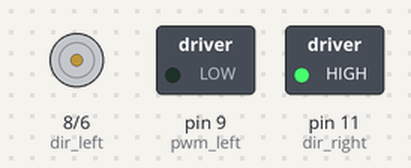
The sketch below on a simulated Arduino Uno, built with avr-gcc and run on an emulated ATmega328P. On the bench: direction and speed pins drawn as motors (green arrow = direction pin HIGH = forward, orange = LOW = backward, longer = more drive), switched loads named in the sketch (green lamp = pin HIGH).

Above: at 2.5 s.
At 7.5 s:
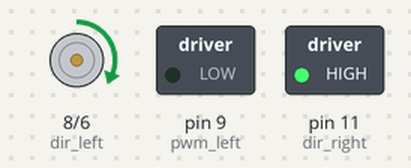
At 12.5 s:
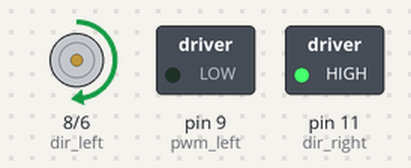
At 22.5 s:
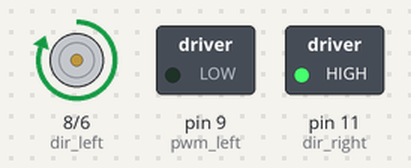
Timing chart, 0 to 28.8 s (numbered marks = the images above):
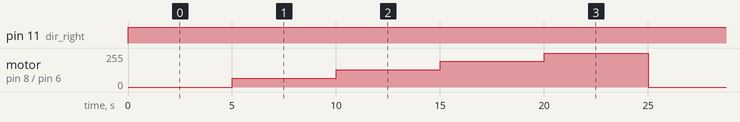

The sketch:

testeShields.ino
```cpp
/*
  Teste shields de motor VSSS

  Verifica se um shield apresenta o funcionamento correto:
    - Através de dois vetores obtem-se o sentido e o valor pwm para as rodas
      -> Sentido D (direita) ou E (esquerda)
      -> Valor de 0 a 255 (verificar com o voltímetro se a tensão nos terminais equivale ao pwm)
    - Verificar qual o sentido em relação a qual pino fica em HIGH (Xle e Xri)
*/


#define pwm_left 9          //definindo pinos para ajustar a velocidade do motor
#define pwm_right 6

#define dir_left 8          //pino que define o sentido do motor esquerdo
#define dir_right 11        //pino que define o sentido do motor direito

/*
dir_left  ->  Frente = HIGH   Trás = LOW
dir_right ->  Frente = LOW    Trás = HIGH
*/

int values[] = {0, 64, 128, 192, 255};

void setup() {
  Serial.begin(4800);
  pinMode(dir_right, OUTPUT);       //configurando o pino 'dir_right' como  saida
  pinMode(pwm_right, OUTPUT);       //configurando o pino 'pwm_right' como saída
  pinMode(dir_left, OUTPUT);        //configurando o pino 'dir_left' como saída
  pinMode(pwm_left, OUTPUT);        //configurando o pino 'pwm_left' como saída
  digitalWrite(dir_right, LOW);     //Inicializa o pino 'dir_right' como low
  digitalWrite(dir_left, HIGH);     //Inicializa o pino 'dir_left' como high
}

void loop() {
  //char cmd = 'D';
  char cmd = 'E';
  for(int j=0; j<=4; j++){
      int value = values[j];
      switch (cmd)
      {
        /*case 'T': // Comando para andar para tras
          {
            digitalWrite(dir_right, LOW);
            digitalWrite(dir_left, HIGH);
            analogWrite(pwm_right, value);
            analogWrite(pwm_left, value);
            delay(100);
            break;
          }
        case 'F': // Comando para andar para frente
          {
            digitalWrite(dir_right, HIGH);
            digitalWrite(dir_left, LOW);
            analogWrite(pwm_right, value);
            analogWrite(pwm_left, value);
            delay(100);
            break;
          }*/
        case 'E': // Comando para andar para esquerda
          {
            digitalWrite(dir_right, HIGH);
            digitalWrite(dir_left, HIGH);
            analogWrite(pwm_right, value);
            analogWrite(pwm_left, 0);
            delay(5000);
            break;
          }

        case 'D': // Comando para andar para direita
          {
            digitalWrite(dir_right, LOW);
            digitalWrite(dir_left, LOW);
            analogWrite(pwm_right, 0);
            analogWrite(pwm_left, value);
            delay(5000);
            break;
          }
      }
    }
    analogWrite(pwm_right, 0);        //fazendo o pino pwm_right ficar com o valor 0
    analogWrite(pwm_left, 0);
}
```

Measured:
- by itself, pin 11 (dir_right): LOW → HIGH at 0.00 s
- by itself, motor on pin 8 (dir_left) / pin 6 (pwm_right): repeats every 25.0 s: forward 128/255 5.0 s, forward 192/255 5.0 s, forward 255/255 5.0 s, stopped 5.0 s, forward 192/255 5.0 s
